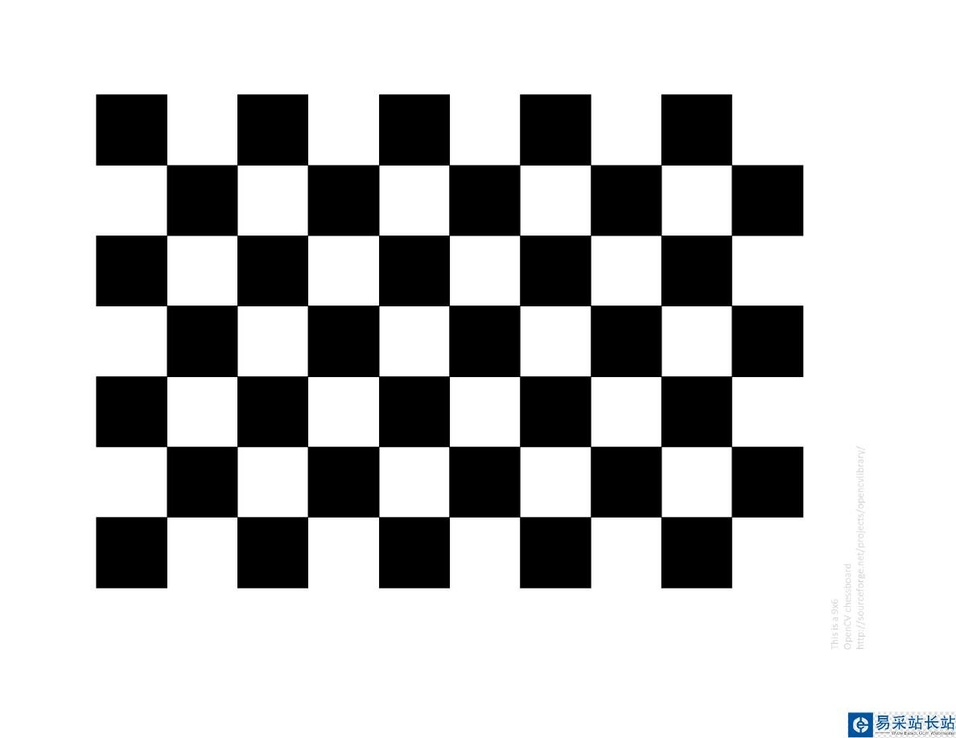
#> input picture learning opencv1/data/chessboard.jpg, 956 x 738 px, shrunk from 1188 x 918 before the run
$ python feature_harris.py
#> lines starting #> are read from the running program, lines starting #| are printed output that depends on the picture; after the words box and inside, x2 and y2 are one past the last pixel; in counts of white or black regions, pixels touching at a corner belong together
# 图像特征提取

# 角点特征 cv2.Harris()
# params: img, blockSize(邻域), ksize(Sobel孔径), k(公式中参数)
'''
import cv2
import numpy as np

filename = './data/chessboard.jpg'
img = cv2.imread(filename)
print(img.max(), img.min())
gray = cv2.cvtColor(img, cv2.COLOR_BGR2GRAY)
gray = np.float32(gray)  # 输入图像必须是float32,

dst = cv2.cornerHarris(gray, 2, 3, 0.04)
dst = cv2.dilate(dst, None)  # dilate()图像膨胀
img[dst > 0.01*dst.max()] = [0, 0, 255]   # 设置阈值，角点位置用红色标识

cv2.imshow('img', img)
if cv2.waitKey(0) & 0xff == 27:
    cv2.destoryAllWindows()

'''

# 亚像素级精确度的角点

'''
# ret, labels, stats, centroids  = cv2.connectedComponentsWithStats(image, connectivity, ltype)
# image：8位单通道图像
# labels：输出标签
# stats：Nx5的矩阵（CV_32S）：[x0, y0, width0, height0, area0;  ... ; x(N-1), y(N-1), width(N-1), height(N-1), area(N-1)]
# centroids：Nx2 质心矩阵（CV_64F ）: [ cx0, cy0; ... ; cx(N-1), cy(N-1)]
# connectivity：默认为8，4- or 8-connected components
# ltype：默认为CV_32S，标签类型 (CV_32S or CV_16U)

# cv2.cornerSubPix(image, corners, winSize, zeroZone, criteria)
# image：输入图像
# corners：角点的初始坐标
# winSize：搜索窗口边长的一半
# zeroZone：搜索区域中间的dead region边长的一半
# criteria：迭代过程的终止条件


import cv2
import numpy as np

filename = './data/chessboard.jpg'
img = cv2.imread(filename)
gray = cv2.cvtColor(img, cv2.COLOR_BGR2GRAY)
gray = np.float32(gray)  # 输入图像必须是float32
# 寻找Harris角点
dst = cv2.cornerHarris(gray, 2, 3, 0.04)
dst = cv2.dilate(dst, None)
ret, dst = cv2.threshold(dst, 0.01*dst.max(), 255, 0)       # param: 源图像，阈值， 最大阈值， 类型算法（常为0）
dst = np.uint8(dst)
# 找到Harris角点重心
# stats 是bounding box的信息，N*5的矩阵，行对应每个label，五列分别为[x0, y0, width, height, area]
# centroids 是每个域的质心坐标
ret, labels, stats, centroids = cv2.connectedComponentsWithStats(dst)
# 定义迭代停止条件
criteria = (cv2.TERM_CRITERIA_EPS + cv2.TERM_CRITERIA_MAX_ITER, 100, 0.001)
# 返回值由角点坐标组成的一个数组（而非图像）
corners = cv2.cornerSubPix(gray, np.float32(centroids), (5, 5), (-1, -1), criteria)

# 绘制图
res = np.hstack((centroids, corners))
# np.int0可以用来省略小数点后面的数字（非四舍五入）
res = np.int0(res)
img[res[:, 1], res[:, 0]] = [0, 0, 255]   # 红点为Harris角点
img[res[:, 3], res[:, 2]] = [0, 255, 0]   # 绿色为精度修正后的角点

cv2.imshow('img', img)
if cv2.waitKey(0) & 0xff == 27:
    cv2.destoryAllWindows()

# cv2.imwrite('cornerSubPix.jpg', img)
'''

# Shi-Tomasi角点检测&适合于跟踪的图像特征
# cv2.goodFeaturesToTrack()

# cv2.goodFeaturesToTrack(image, maxCorners, qualityLevel, minDistance, corners, mask, blockSize, useHarrisDetector, k)

# image：输入图像（CV_8UC1 CV_32FC1）
# maxCorners：最大角点数目
# qualityLevel：质量水平系数（小于1.0的正数，一般在0.01-0.1之间）
# minDistance：最小距离，小于此距离的点忽略
# corners：输出角点
# mask：掩膜
# blockSize：默认为3，使用的邻域数
# useHarrisDetector：用于指定角点检测的方法，如果是true则使用Harris角点检测，false则使用Shi Tomasi算法。
# k：默认为0.04，Harris角点检测时使用


import cv2
import numpy as np
from matplotlib import pyplot as plt

filename = './data/chessboard.jpg'
img = cv2.imread(filename)
#> img is the input picture: shape (738, 956, 3); mean B, G, R 190.9, 190.8, 190.7
gray = cv2.cvtColor(img, cv2.COLOR_BGR2GRAY)

corners = cv2.goodFeaturesToTrack(gray, 25, 0.01, 10)     # 图像，最大角点数，质量水平系数，最小距离
#> corners = 25 rows, first 8: [450, 377], [378, 377], [378, 164], [307, 587], [309, 378], [450, 164], [166, 587], [802, 376]
# 返回的结果是[[311., 250.]]
corners = np.int0(corners)

for i in corners:
    x, y = i.ravel()          # a.ravel() #ravel()方法将数组维度拉成一维数组
    cv2.circle(img, (x,y), 3, 255, -1)
#> this loop made 25 passes
#> (x, y) on passes 1 to 12: (450, 377), (378, 377), (378, 164), (307, 587), (309, 378), (450, 164), (166, 587), (802, 376), (450, 518), (378, 236), (309, 445), (168, 378)
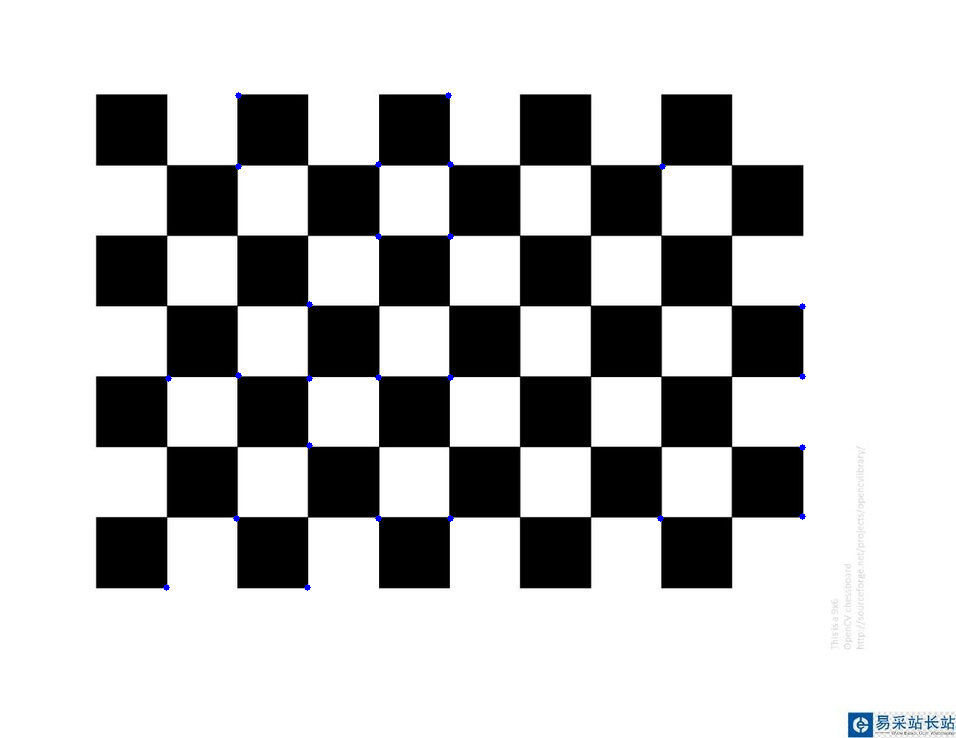
#> img: shape (738, 956, 3); 0.1% of pixels changed, all inside (x1, y1, x2, y2) = (163, 92, 806, 591)

plt.imshow(img), plt.show()
